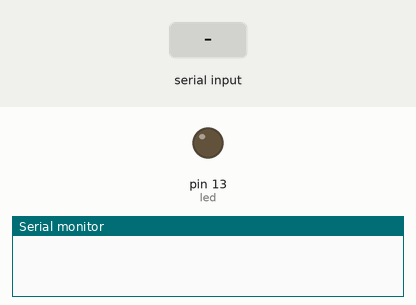
The sketch below on a simulated Arduino Uno, built with avr-gcc and run on an emulated ATmega328P. Shown: output pins drawn as LEDs (lit = HIGH), the last lines printed to the serial monitor. Inputs (shaded band) come from the test bench.

Above: at 1.2 s.
1.3 s: "on" received over Serial
At 1.9 s:
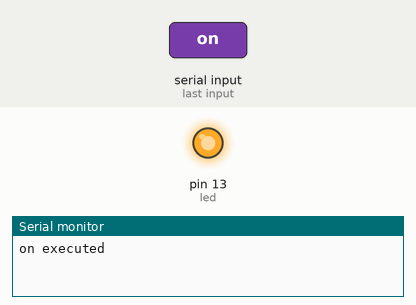
2.8 s: "off" received over Serial
At 3.2 s:
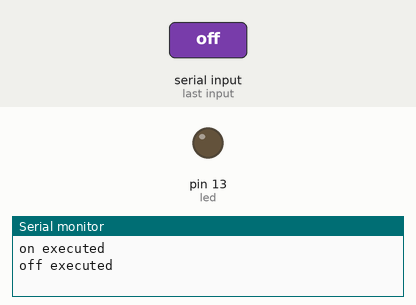
Timing chart, 0 to 5.8 s (numbered marks = the images above; inputs shaded):
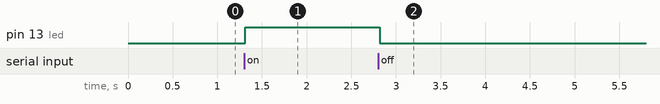

The sketch:

led_through_serial_rus.ino
```cpp
int led = 13;
void setup() {
  {
    pinMode(led, OUTPUT);

    Serial.begin(9600);
    Serial.flush();
  }
}

void loop() {
  {
    String input = "";
    while (Serial.available())
    {
      input += (char) Serial.read();
      delay(5);
    }
    if (input == "on") {
      Serial.println("on executed");
      digitalWrite(led, HIGH);
      } else if (input == "off"){
              Serial.println("off executed");
              digitalWrite(led, LOW);
            }
  }
}
```

Measured:
- after the input at 1.3 s, pin 13 (led): LOW → HIGH at once
- after the input at 2.8 s, pin 13 (led): HIGH → LOW at once
